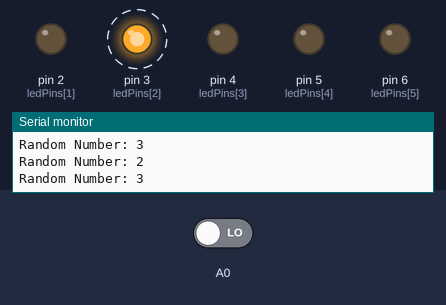
This sketch was run on a simulated Arduino Uno, built with avr-gcc and run on an emulated ATmega328P. On the bench: output pins drawn as LEDs (lit = HIGH), the last lines printed to the serial monitor. Dashed ring = blinking. The inputs (shaded band) are chosen by the test bench; at power-on: A0 LOW. Random numbers use the default seed unless the sketch sets one; pins used as bus, display or sensor lines are not drawn.

Above: at 2.8 s.
2.9 s: A0 driven HIGH
4.5 s: A0 driven LOW
At 6.3 s:
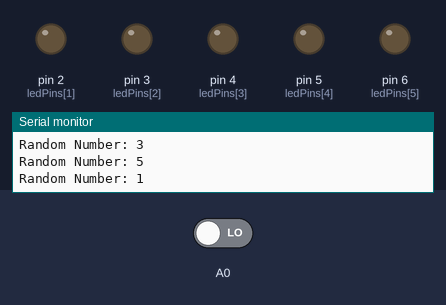
At 9.8 s:
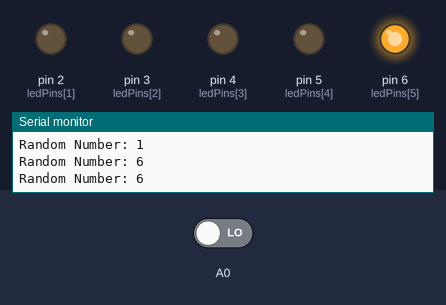
Timing chart, 0 to 20.0 s (numbered marks = the images above; inputs shaded):
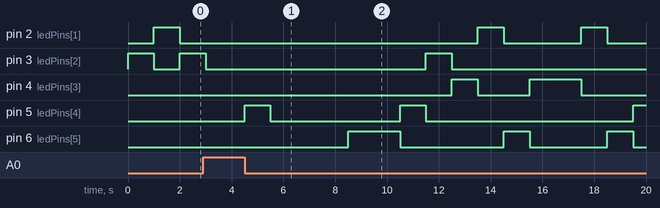

Measured:
- after the input at 4.5 s, pin 2 (ledPins[1]): alternates HIGH for 1.0 s and LOW for 3.0 s, starting after 9.0 s; pin 3 (ledPins[2]): LOW → HIGH after 7.0 s, → LOW 1.0 s later

The sketch:

random.ino
```cpp
#define key1 digitalRead(A0)
const int ledPins[] = {1, 2, 3, 4, 5, 6};

void setup() {
  Serial.begin(9600);

  for (int i = 0; i < 6; i++) {
    pinMode(ledPins[i], OUTPUT);
  }
  pinMode(A0, INPUT);
  randomSeed(analogRead(0));
}

void loop() {
  for (int i = 0; i < 6; i++) {
    digitalWrite(ledPins[i], LOW);
  }
  if (key1 == 0) {
    int randomNumber = random(0, 6);
    digitalWrite(ledPins[randomNumber], HIGH);
    Serial.print("Random Number: ");
    Serial.println(randomNumber+1);
    delay(1000);
  }
}
```
